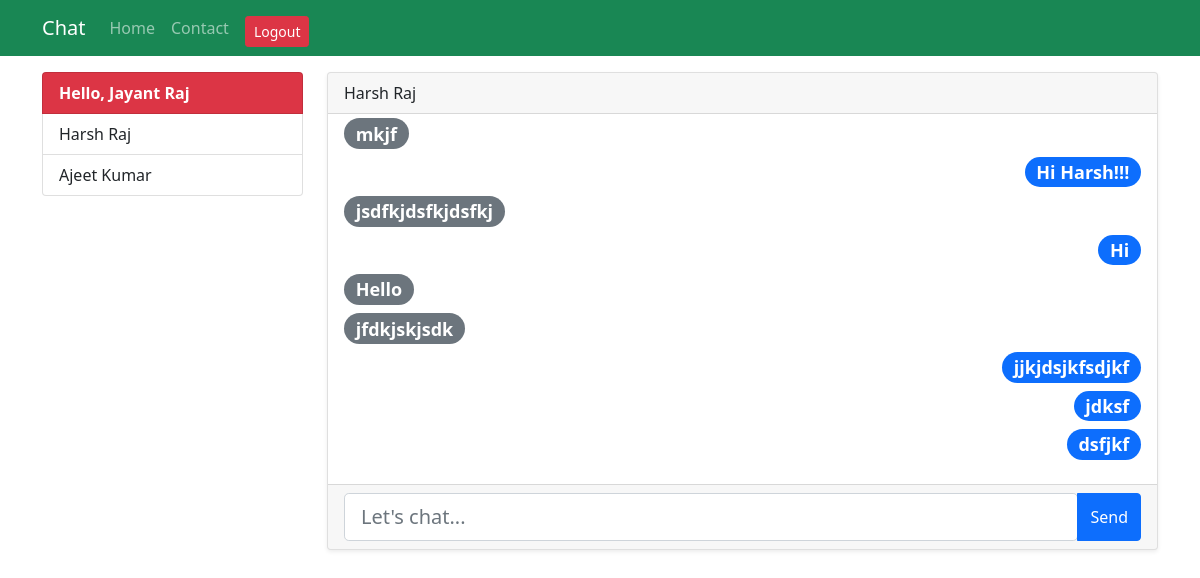
The app's page /dashboard/harshraj/ (signed in) with its own data.
### app/models.py (models this page shows, shortened)
class Message(models.Model):
    msg = models.CharField(max_length=100)
    timedate = models.DateTimeField(auto_now=True)
    sender = models.ForeignKey(User, on_delete=models.CASCADE, related_name="sender")
    receiver = models.ForeignKey(User, on_delete=models.CASCADE, related_name="receiver")

### app/views.py (the view)
# urls.py: path("dashboard/", Dashboard.as_view(), name="dashboard"),
class Dashboard(View):
    def get(self, request, username=None):
        if request.user.is_authenticated:
            content = {
                'me': User.objects.get(username=request.user.username),
                'users': User.objects.filter(is_superuser=False).exclude(username=request.user.username)
            }
            if username != None:
                content['receiver'] = User.objects.get(username=username)
                content['chats'] = Message.objects.filter(Q(Q(sender__username=request.user.username) & Q(receiver__username=username)) | Q(Q(sender__username=username) & Q(receiver__username=request.user.username))).order_by('id')
                return render(request, 'chat.html', content)
            else:
                return render(request, 'dashboard.html', content)
        else:
            return redirect("login")

### app/templates/chat.html (shortened to what this page needs)
{% extends "loginbase.html" %}
{% block columns %}
<div class="col-lg-9">
    <div class="card shadow-sm">
        <div class="card-header">
            {{receiver.first_name}} {{receiver.last_name}}
        </div>
        <div class="card-body" id="message" style="height: 370px; overflow-y: auto;">
            {% for chat in chats %}
            {% if chat.sender.username == receiver.username and chat.receiver.username == me.username %}
            <div class="row">
                <h4 class=""><span class="badge bg-secondary rounded-pill">{{chat.msg}}</span></h4>
            </div>
            {% endif %}
            {% if chat.sender.username == me.username and chat.receiver.username == receiver.username %}
            <div class="row">
                <h4 class=""><span class="badge bg-primary float-end rounded-pill">{{chat.msg}}</span></h4>
            </div>
            {% endif %}
            {% endfor %}
        </div>
        <div class="card-footer">
            <div class="btn-group w-100">
                <input type="text" autofocus name="msg" id="msg" placeholder="Let's chat..." class="form-control form-control-lg">
                <button type="button" id="send" class="btn btn-primary">Send</button>
            </div>
        </div>
    </div>
</div>
{% endblock columns %}

### app/templates/loginbase.html (shortened to what this page needs)
<!DOCTYPE html>
<html lang="en">
<head>
    <link href="https://cdn.jsdelivr.net/npm/bootstrap@5.1.3/dist/css/bootstrap.min.css" rel="stylesheet">
</head>
<body>
    <nav class="navbar sticky-top navbar-expand-lg navbar-dark bg-success">
        <div class="container">
            <a href="#" class="navbar-brand">Chat</a>
            <div class="collapse navbar-collapse" id="navbarNav">
                <ul class="navbar-nav">
                    <li class="nav-item">
                        <a href="{% url 'homepage' %}" class="nav-link">Home</a>
                    </li>
                    <li class="nav-item">
                        <a href="" class="nav-link">Contact</a>
                    </li>
                    <li class="nav-item">
                        <a href="{% url 'logout' %}" class="btn btn-danger btn-sm mt-2 mx-2">Logout</a>
                    </li>
                </ul>
            </div>
        </div>
    </nav>
    <div class="container">
        <div class="row mt-3">
            <div class="col-lg-3">
                <div class="list-group">
                    <a href="" class="list-group-item fw-bold list-group-item-aciton bg-danger text-white">Hello, {{me.first_name}} {{me.last_name}}</a>
                    {% for user in users %}
                    <a href="{% url 'chat' user.username %}" class="list-group-item list-group-item-action">{{user.first_name}} {{user.last_name}}</a>
                    {% endfor %}
                </div>
            </div>
            {% block columns %}{% endblock columns %}
        </div>
    </div>
</body>
</html>

### records on screen
Message: msg "mkjf"
Message: msg "Hi Harsh!!!"
Message: msg "jsdfkjdsfkjdsfkj"
Message: msg "Hi"
Message: msg "Hello"
Message: msg "jfdkjskjsdk"
Message: msg "jjkjdsjkfsdjkf"
Message: msg "jdksf"
Message: msg "dsfjkf"

### other values on screen
{{ me.first_name }} "Jayant"
{{ me.last_name }} "Raj"
{{ user.first_name }} "Harsh"
{{ user.last_name }} "Raj"
{{ user.first_name }} "Ajeet"
{{ user.last_name }} "Kumar"
{{ receiver.first_name }} "Harsh"
{{ receiver.last_name }} "Raj"
